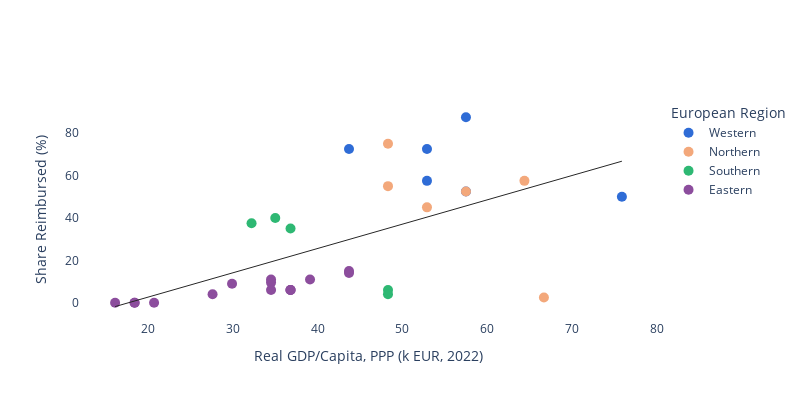

Notebook code cell kept with this figure:
### Code cell
import pandas as pd
import plotly.graph_objects as go
import numpy as np

# Refined color scheme based on Ultramarine and Orange
custom_colors = [
    '#2F6CD6',  # Ultramarine Blue
    '#F3A87B',  # Orange Shake
    '#2EB873',  # Emerald Green
    '#8C4D9D',  # Royal Purple
]

# Create the data with processed ranges (excluding Luxembourg)
data = {
    'Country': [
        'Germany', 'France', 'Italy', 'Belgium', 'Austria', 'Switzerland',
        'GB-England', 'GB-Scotland', 'Denmark', 'Sweden', 'Finland', 'Iceland',
        'Spain', 'Greece', 'Portugal', 'Cyprus', 'Malta', 'Slovenia',
        'Czech Republic', 'Poland', 'Slovakia', 'Hungary', 'Romania', 'Bulgaria',
        'Turkey', 'Estonia', 'Latvia', 'Lithuania', 'Albania', 'North Macedonia',
        'Serbia', 'Bosnia & Herzegovina'
    ],
    'Region': [
        'Western', 'Western', 'Western', 'Western', 'Western', 'Western',
        'Northern', 'Northern', 'Northern', 'Northern', 'Northern', 'Northern',
        'Southern', 'Southern', 'Southern', 'Southern', 'Southern', 'Eastern',
        'Eastern', 'Eastern', 'Eastern', 'Eastern', 'Eastern', 'Eastern',
        'Eastern', 'Eastern', 'Eastern', 'Eastern', 'Eastern', 'Eastern',
        'Eastern', 'Eastern'
    ],
    'GDP': [  # Converting to EUR (approximate conversion rate of 0.92)
        57.5, 52.9, 43.7, 52.9, 57.5, 75.9,
        48.3, 48.3, 64.4, 57.5, 52.9, 66.7,
        36.8, 32.2, 35.0, 48.3, 48.3, 43.7,
        43.7, 39.1, 34.5, 34.5, 29.9, 27.6,
        34.5, 36.8, 36.8, 36.8, 18.4, 18.4,
        20.7, 16.1
    ],
    'Reimbursement': [
        87.5, 72.5, 72.5, 57.5, 52.5, 50,
        75, 55, 57.5, 52.5, 45, 2.5,
        35, 37.5, 40, 6, 4, 15,
        14, 11, 11, 9.5, 9, 4,
        6, 6, 6, 6, 0, 0,
        0, 0
    ]
}

df = pd.DataFrame(data)

# Calculate polynomial fit (2nd degree)
z = np.polyfit(df['GDP'], df['Reimbursement'], 1)
p = np.poly1d(z)

# Create figure
fig = go.Figure()

# Add scatter points for each region with custom colors
for i, region in enumerate(df['Region'].unique()):
    mask = df['Region'] == region
    fig.add_trace(go.Scatter(
        x=df[mask]['GDP'],
        y=df[mask]['Reimbursement'],
        mode='markers',
        name=region,
        marker=dict(color=custom_colors[i], size=10),
        text=df[mask]['Country'],
        hovertemplate="<b>%{text}</b><br>" +
                     "GDP: €%{x:.1f}k<br>" +
                     "Reimbursement: %{y:.1f}%<br>" +
                     "<extra></extra>"
    ))

# Add polynomial trendline
x_range = np.linspace(df['GDP'].min(), df['GDP'].max(), 100)
fig.add_trace(go.Scatter(
    x=x_range,
    y=p(x_range),
    mode='lines',
    line=dict(color='#262626', width=1),  # Using Ultramarine Blue for trendline
    name='Trend',
    showlegend=False
))

# Update layout
fig.update_layout(
    xaxis_title='Real GDP/Capita, PPP (k EUR, 2022)',
    yaxis_title='Share Reimbursed (%)',
    width=800,
    height=400,
    paper_bgcolor='rgba(0,0,0,0)',
    plot_bgcolor='rgba(0,0,0,0)',
    showlegend=True,
    legend_title_text="European Region"
)

# Show the plot
fig.show()

# Save the figure
fig.write_image("./output/reimbursement_gdp_scatter.png", scale=2, format="png")

### Figure 1 — Plotly figure (JSON) as saved in the notebook; plotly's stock layout.template omitted (floating-point values rounded to 4 significant figures)
{"data": [{"hovertemplate": "<b>%{text}</b><br>GDP: €%{x:.1f}k<br>Reimbursement: %{y:.1f}%<br><extra></extra>", "marker": {"color": "#2F6CD6", "size": 10}, "mode": "markers", "name": "Western", "text": ["Germany", "France", "Italy", "Belgium", "Austria", "Switzerland"], "type": "scatter", "x": [57.5, 52.9, 43.7, 52.9, 57.5, 75.9], "y": [87.5, 72.5, 72.5, 57.5, 52.5, 50]}, {"hovertemplate": "<b>%{text}</b><br>GDP: €%{x:.1f}k<br>Reimbursement: %{y:.1f}%<br><extra></extra>", "marker": {"color": "#F3A87B", "size": 10}, "mode": "markers", "name": "Northern", "text": ["GB-England", "GB-Scotland", "Denmark", "Sweden", "Finland", "Iceland"], "type": "scatter", "x": [48.3, 48.3, 64.4, 57.5, 52.9, 66.7], "y": [75, 55, 57.5, 52.5, 45, 2.5]}, {"hovertemplate": "<b>%{text}</b><br>GDP: €%{x:.1f}k<br>Reimbursement: %{y:.1f}%<br><extra></extra>", "marker": {"color": "#2EB873", "size": 10}, "mode": "markers", "name": "Southern", "text": ["Spain", "Greece", "Portugal", "Cyprus", "Malta"], "type": "scatter", "x": [36.8, 32.2, 35, 48.3, 48.3], "y": [35, 37.5, 40, 6, 4]}, {"hovertemplate": "<b>%{text}</b><br>GDP: €%{x:.1f}k<br>Reimbursement: %{y:.1f}%<br><extra></extra>", "marker": {"color": "#8C4D9D", "size": 10}, "mode": "markers", "name": "Eastern", "text": ["Slovenia", "Czech Republic", "Poland", "Slovakia", "Hungary", "Romania", "Bulgaria", "Turkey", "Estonia", "Latvia", "Lithuania", "Albania", "North Macedonia", "Serbia", "Bosnia & Herzegovina"], "type": "scatter", "x": [43.7, 43.7, 39.1, 34.5, 34.5, 29.9, 27.6, 34.5, 36.8, 36.8, 36.8, 18.4, 18.4, 20.7, 16.1], "y": [15, 14, 11, 11, 9.5, 9, 4, 6, 6, 6, 6, 0, 0, 0, 0]}, {"line": {"color": "#262626", "width": 1}, "mode": "lines", "name": "Trend", "showlegend": false, "type": "scatter", "x": [16.1, 16.7, 17.31, 17.91, 18.52, 19.12, 19.72, 20.33, 20.93, 21.54, 22.14, 22.74, 23.35, 23.95, 24.56, 25.16, 25.76, 26.37, 26.97, 27.58, 28.18, 28.78, 29.39, 29.99, 30.6, 31.2, 31.81, 32.41, 33.01, 33.62, 34.22, 34.83, 35.43, 36.03, 36.64, 37.24, 37.85, 38.45, 39.05, 39.66, 40.26, 40.87, 41.47, 42.07, 42.68, 43.28, 43.89, 44.49, 45.09, 45.7, 46.3, 46.91, 47.51, 48.11, 48.72, 49.32, 49.93, 50.53, 51.13, 51.74, 52.34, 52.95, 53.55, 54.15, 54.76, 55.36, 55.97, 56.57, 57.17, 57.78, 58.38, 58.99, 59.59, 60.19, 60.8, 61.4, 62.01, 62.61, 63.22, 63.82, 64.42, 65.03, 65.63, 66.24, 66.84, 67.44, 68.05, 68.65, 69.26, 69.86, 70.46, 71.07, 71.67, 72.28, 72.88, 73.48, 74.09, 74.69, 75.3, 75.9], "y": [-1.812, -1.12, -0.427, 0.2657, 0.9584, 1.651, 2.344, 3.036, 3.729, 4.422, 5.114, 5.807, 6.5, 7.193, 7.885, 8.578, 9.271, 9.963, 10.66, 11.35, 12.04, 12.73, 13.43, 14.12, 14.81, 15.5, 16.2, 16.89, 17.58, 18.28, 18.97, 19.66, 20.35, 21.05, 21.74, 22.43, 23.12, 23.82, 24.51, 25.2, 25.89, 26.59, 27.28, 27.97, 28.67, 29.36, 30.05, 30.74, 31.44, 32.13, 32.82, 33.51, 34.21, 34.9, 35.59, 36.29, 36.98, 37.67, 38.36, 39.06, 39.75, 40.44, 41.13, 41.83, 42.52, 43.21, 43.9, 44.6, 45.29, 45.98, 46.68, 47.37, 48.06, 48.75, 49.45, 50.14, 50.83, 51.52, 52.22, 52.91, 53.6, 54.3, 54.99, 55.68, 56.37, 57.07, 57.76, 58.45, 59.14, 59.84, 60.53, 61.22, 61.91, 62.61, 63.3, 63.99, 64.69, 65.38, 66.07, 66.76]}], "layout": {"height": 400, "legend": {"title": {"text": "European Region"}}, "paper_bgcolor": "rgba(0,0,0,0)", "plot_bgcolor": "rgba(0,0,0,0)", "showlegend": true, "width": 800, "xaxis": {"title": {"text": "Real GDP/Capita, PPP (k EUR, 2022)"}}, "yaxis": {"title": {"text": "Share Reimbursed (%)"}}}}
